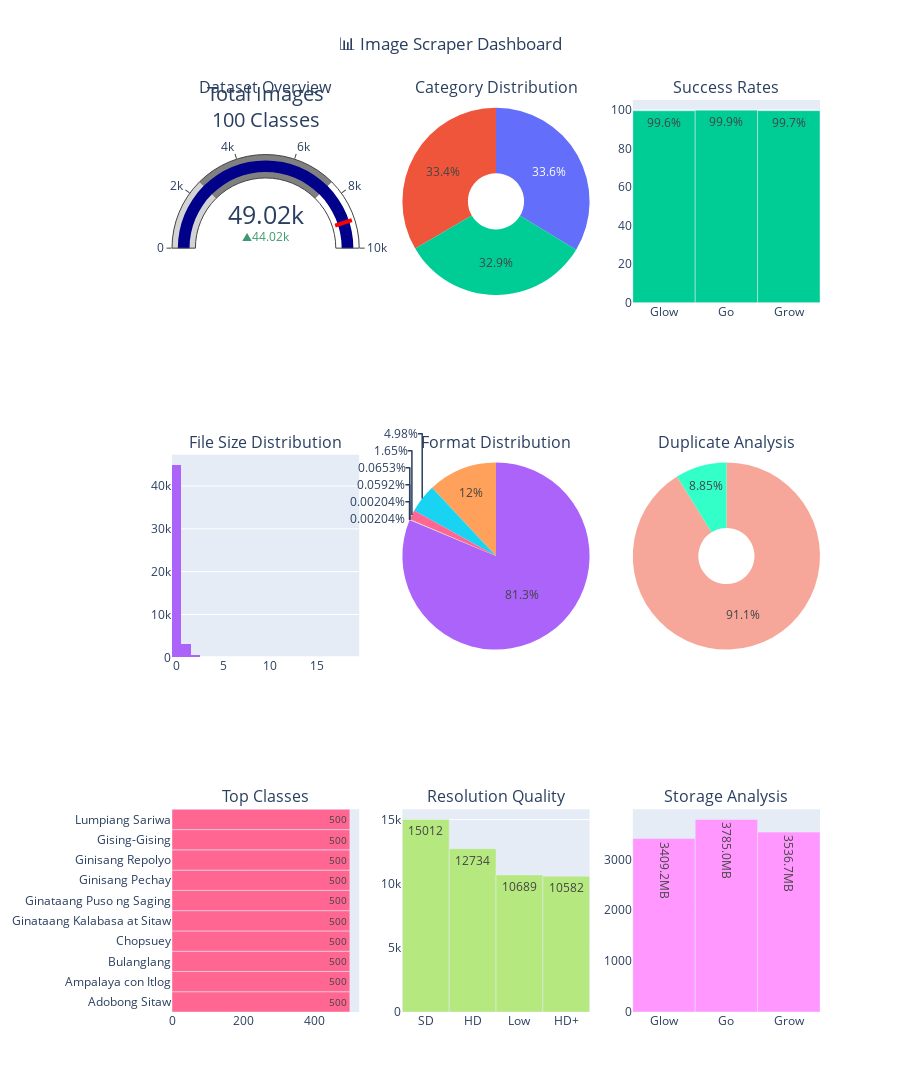

The notebook cell this image was saved under:
### Code cell
# Create comprehensive dashboard
create_summary_dashboard(summary_df, image_df, duplicate_stats)

### Figure 1 — Plotly figure (JSON) as saved in the notebook; plotly's stock layout.template omitted (floating-point values rounded to 4 significant figures; data arrays with more than 128 entries replaced by an {"elided": "..."} marker saying what was removed)
{"data": [{"delta": {"reference": 5000}, "domain": {"x": [0, 0.2889], "y": [0.7778, 1]}, "gauge": {"axis": {"range": [null, 10000]}, "bar": {"color": "darkblue"}, "steps": [{"color": "lightgray", "range": [0, 2500]}, {"color": "gray", "range": [2500, 7500]}], "threshold": {"line": {"color": "red", "width": 4}, "thickness": 0.75, "value": 9000}}, "mode": "number+gauge+delta", "title": {"text": "Total Images<br>100 Classes"}, "type": "indicator", "value": 49017}, {"domain": {"x": [0.3556, 0.6444], "y": [0.7778, 1]}, "hole": 0.3, "labels": ["Glow", "Go", "Grow"], "type": "pie", "values": [16147, 16486, 16384]}, {"text": ["99.6%", "99.9%", "99.7%"], "textposition": "auto", "type": "bar", "x": ["Glow", "Go", "Grow"], "xaxis": "x", "y": [99.58, 99.92, 99.65], "yaxis": "y"}, {"nbinsx": 20, "type": "histogram", "x": {"elided": "49017 float values"}, "xaxis": "x2", "yaxis": "y2"}, {"domain": {"x": [0.3556, 0.6444], "y": [0.3889, 0.6111]}, "labels": ["jpeg", "webp", "png", "jpg", "mpo", "gif", "pnj", "svg"], "type": "pie", "values": [39841, 5866, 2439, 808, 32, 29, 1, 1]}, {"domain": {"x": [0.7111, 1], "y": [0.3889, 0.6111]}, "hole": 0.3, "labels": ["Unique", "Duplicate"], "type": "pie", "values": [44677, 4340]}, {"orientation": "h", "text": [500.0, 500.0, 500.0, 500.0, 500.0, 500.0, 500.0, 500.0, 500.0, 500.0], "textposition": "auto", "type": "bar", "x": [500, 500, 500, 500, 500, 500, 500, 500, 500, 500], "xaxis": "x3", "y": ["Adobong Sitaw", "Ampalaya con Itlog", "Bulanglang", "Chopsuey", "Ginataang Kalabasa at Sitaw", "Ginataang Puso ng Saging", "Ginisang Pechay", "Ginisang Repolyo", "Gising-Gising", "Lumpiang Sariwa"], "yaxis": "y3"}, {"text": [15010.0, 12730.0, 10690.0, 10580.0], "textposition": "auto", "type": "bar", "x": ["SD", "HD", "Low", "HD+"], "xaxis": "x4", "y": [15012, 12734, 10689, 10582], "yaxis": "y4"}, {"text": ["3409.2MB", "3785.0MB", "3536.7MB"], "textposition": "auto", "type": "bar", "x": ["Glow", "Go", "Grow"], "xaxis": "x5", "y": [3409.0, 3785.0, 3537.0], "yaxis": "y5"}], "layout": {"annotations": [{"font": {"size": 16}, "showarrow": false, "text": "Dataset Overview", "x": 0.1444, "xanchor": "center", "xref": "paper", "y": 1, "yanchor": "bottom", "yref": "paper"}, {"font": {"size": 16}, "showarrow": false, "text": "Category Distribution", "x": 0.5, "xanchor": "center", "xref": "paper", "y": 1, "yanchor": "bottom", "yref": "paper"}, {"font": {"size": 16}, "showarrow": false, "text": "Success Rates", "x": 0.8556, "xanchor": "center", "xref": "paper", "y": 1, "yanchor": "bottom", "yref": "paper"}, {"font": {"size": 16}, "showarrow": false, "text": "File Size Distribution", "x": 0.1444, "xanchor": "center", "xref": "paper", "y": 0.6111, "yanchor": "bottom", "yref": "paper"}, {"font": {"size": 16}, "showarrow": false, "text": "Format Distribution", "x": 0.5, "xanchor": "center", "xref": "paper", "y": 0.6111, "yanchor": "bottom", "yref": "paper"}, {"font": {"size": 16}, "showarrow": false, "text": "Duplicate Analysis", "x": 0.8556, "xanchor": "center", "xref": "paper", "y": 0.6111, "yanchor": "bottom", "yref": "paper"}, {"font": {"size": 16}, "showarrow": false, "text": "Top Classes", "x": 0.1444, "xanchor": "center", "xref": "paper", "y": 0.2222, "yanchor": "bottom", "yref": "paper"}, {"font": {"size": 16}, "showarrow": false, "text": "Resolution Quality", "x": 0.5, "xanchor": "center", "xref": "paper", "y": 0.2222, "yanchor": "bottom", "yref": "paper"}, {"font": {"size": 16}, "showarrow": false, "text": "Storage Analysis", "x": 0.8556, "xanchor": "center", "xref": "paper", "y": 0.2222, "yanchor": "bottom", "yref": "paper"}], "height": 1200, "showlegend": false, "title": {"text": "📊 Image Scraper Dashboard", "x": 0.5}, "xaxis": {"anchor": "y", "domain": [0.7111, 1]}, "xaxis2": {"anchor": "y2", "domain": [0, 0.2889]}, "xaxis3": {"anchor": "y3", "domain": [0, 0.2889]}, "xaxis4": {"anchor": "y4", "domain": [0.3556, 0.6444]}, "xaxis5": {"anchor": "y5", "domain": [0.7111, 1]}, "yaxis": {"anchor": "x", "domain": [0.7778, 1]}, "yaxis2": {"anchor": "x2", "domain": [0.3889, 0.6111]}, "yaxis3": {"anchor": "x3", "domain": [0, 0.2222]}, "yaxis4": {"anchor": "x4", "domain": [0, 0.2222]}, "yaxis5": {"anchor": "x5", "domain": [0, 0.2222]}}}
